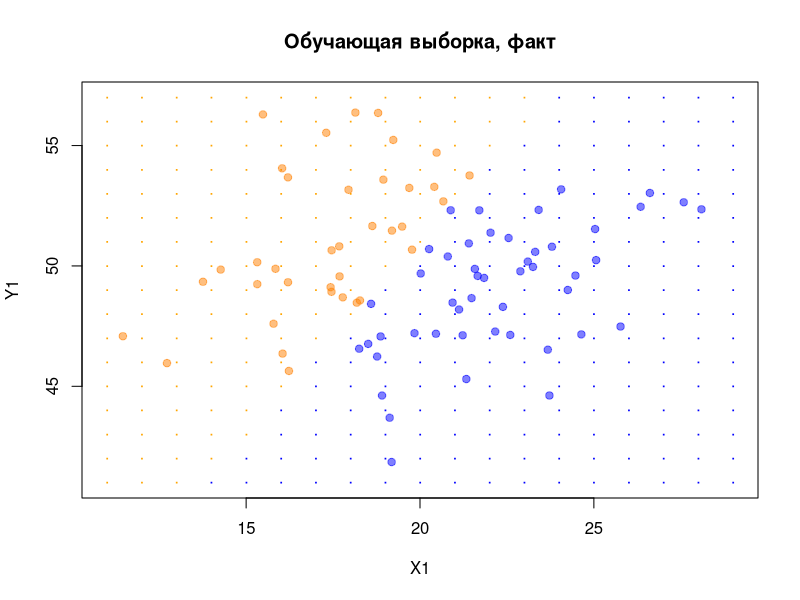
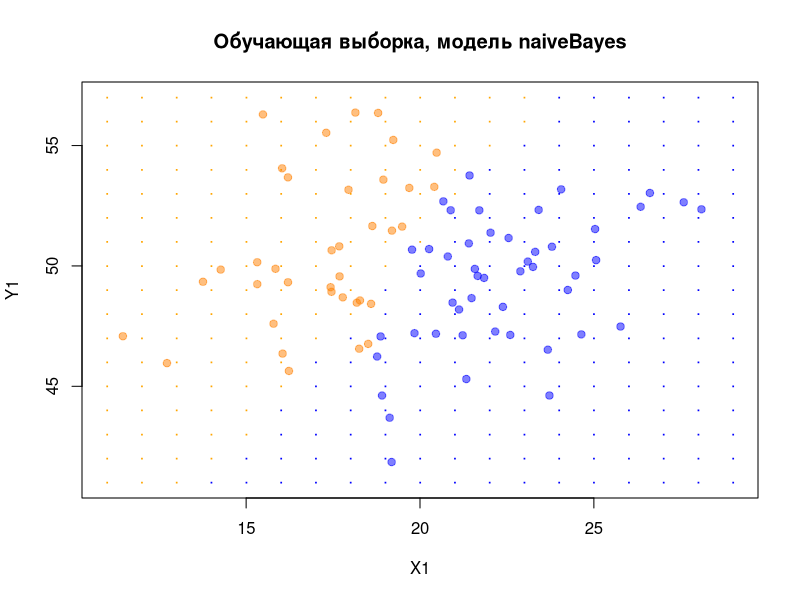
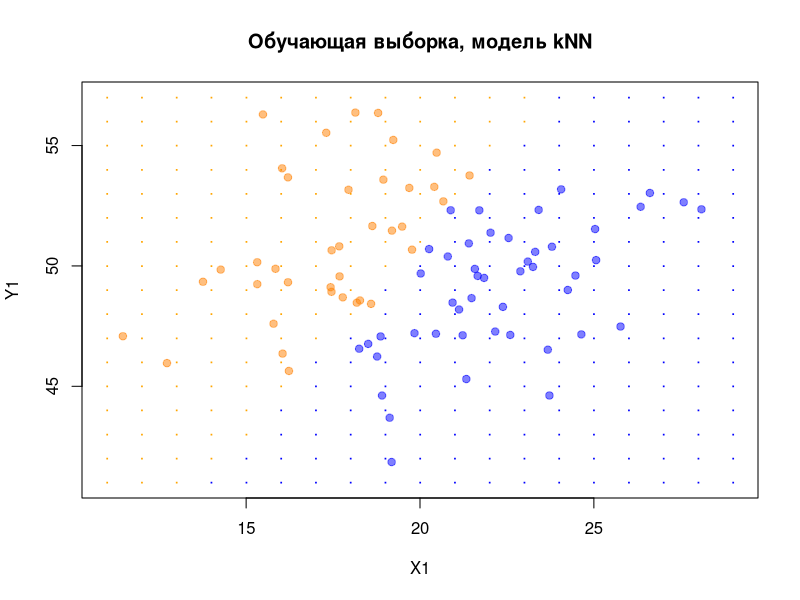

R code for these plots, in order:
# Estimate model precision for one descrete dependent variable (Y)
# Source: Course 'Math modeling' practical work, State University of Management, Moscow
# link: https://sites.google.com/a/kiber-guu.ru/r-practice/home

# in this example descrete data can be split by line

library('mlbench')
library('class')
library('car')
library('class')
library('e1071')
library('MASS')

# parameters
my.seed <- 123
n <- 100               # size of sample
train.percent <- 0.85

# x's are normaly distributed, two dimensional variables
set.seed(my.seed)
class.0 <- mvrnorm(45, mu = c(25, 49), Sigma = matrix(c(6, 0, 0, 3.4), 2, 2, byrow = T))

set.seed(my.seed + 1)
class.1 <- mvrnorm(65, mu = c(15, 51), Sigma = matrix(c(2, 0, 0, 6), 2, 2, byrow = T))

# Combine class.0 and class.1 into vectors
x1 <- c(class.0[, 1], class.1[, 1])
x2 <- c(class.0[, 2], class.1[, 2])
# фактические классы Y
y <- c(rep(0, nrow(class.0)), rep(1, nrow(class.1)))
# классы для наблюдений сетки
rules <- function(x1, x2){ ifelse(x2 < 1.6*x1 + 19, 0, 1) }


# Subset test data
set.seed(my.seed)
inTrain <- sample(seq_along(x1), train.percent*n)
x1.train <- x1[inTrain]
x2.train <- x2[inTrain]
x1.test <- x1[-inTrain]
x2.test <- x2[-inTrain]
# используем истинные правила, чтобы присвоить фактические классы
y.train <- y[inTrain]
y.test <- y[-inTrain]
# фрейм с обучающей выборкой
df.train.1 <- data.frame(x1 = x1.train, x2 = x2.train, y = y.train)
# фрейм с тестовой выборкой
df.test.1 <- data.frame(x1 = x1.test, x2 = x2.test)

# Generate data set
set.seed(my.seed)
x1 <- rnorm(20, 3.7, n = n)

set.seed(my.seed + 1)
x2 <- rnorm(50, 3.3, n = n)

# Vector to subset train and test data
set.seed(my.seed)
inTrain <- sample(seq_along(x1), train.percent*n)

x1.train <- x1[inTrain]
x2.train <- x2[inTrain]

x1.test <- x1[-inTrain]
x2.test <- x2[-inTrain]

# Create descrete parameter according to given function
y.train <- rules(x1.train, x2.train)
y.test <- rules(x1.test, x2.test)
# Table with train data
df.train.1 <- data.frame(x1 = x1.train, x2 = x2.train, y = y.train)
df.train.1
# Table with test data
df.test.1 <- data.frame(x1 = x1.test, x2 = x2.test)
df.test.1

### PLOT
# Рисуем обучающую выборку графике ---------------------------------------------
# для сетки (истинных областей классов): целочисленные значения x1, x2
x1.grid <- rep(seq(floor(min(x1)), ceiling(max(x1)), by = 1),
               ceiling(max(x2)) - floor(min(x2)) + 1)
x2.grid <- rep(seq(floor(min(x2)), ceiling(max(x2)), by = 1),
               each = ceiling(max(x1)) - floor(min(x1)) + 1)
# классы для наблюдений сетки
y.grid <- rules(x1.grid, x2.grid)
# фрейм для сетки
df.grid.1 <- data.frame(x1 = x1.grid, x2 = x2.grid, y = y.grid)
# цвета для графиков
cls <- c('blue', 'orange')
cls.t <- c(rgb(0, 0, 1, alpha = 0.5), rgb(1,0.5,0, alpha = 0.5))
# график истинных классов
plot(df.grid.1$x1, df.grid.1$x2, 
     pch = '·', col = cls[df.grid.1[, 'y'] + 1],
     xlab = 'X1', ylab = 'Y1',
     main = 'Обучающая выборка, факт')
# точки фактических наблюдений
points(df.train.1$x1, df.train.1$x2,
       pch = 21, bg = cls.t[df.train.1[, 'y'] + 1], 
       col = cls.t[df.train.1[, 'y'] + 1])

### 1. Build model using naive Bayes method
# Байесовский классификатор ----------------------------------------------------
#  наивный байес: непрерывные объясняющие переменные
# строим модель
nb <- naiveBayes(y ~ ., data = df.train.1)
# получаем модельные значения на обучающей выборке как классы
y.nb.train <- ifelse(predict(nb, df.train.1[, -3], 
                             type = "raw")[, 2] > 0.5, 1, 0)
# график истинных классов
plot(df.grid.1$x1, df.grid.1$x2, 
     pch = '·',  col = cls[df.grid.1[, 'y'] + 1], 
     xlab = 'X1', ylab = 'Y1',
     main = 'Обучающая выборка, модель naiveBayes')
# точки наблюдений, предсказанных по модели
points(df.train.1$x1, df.train.1$x2, 
       pch = 21, bg = cls.t[y.nb.train + 1], 
       col = cls.t[y.nb.train + 1])

# матрица неточностей на обучающей выборке
tbl <- table(y.train, y.nb.train)
tbl

# точность, или верность (Accuracy)
Acc <- sum(diag(tbl)) / sum(tbl)
Acc

# As we can see Naive Bayes can ideally split classes in this case
# Lets forcast test samples
# прогноз на тестовую выборку
y.nb.test <- ifelse(predict(nb, df.test.1, type = "raw")[, 2] > 0.5, 1, 0)
# матрица неточностей на тестовой выборке
tbl <- table(y.test, y.nb.test)
tbl
# точность, или верность (Accuracy)
Acc <- sum(diag(tbl)) / sum(tbl)
Acc

### 2. Build kNN model for k=3
# Метод kNN --------------------------------------------------------------------
#  k = 3
# строим модель и делаем прогноз
y.knn.train <- knn(train = scale(df.train.1[, -3]), 
                   test = scale(df.train.1[, -3]),
                   cl = df.train.1$y, k = 3)
# график истинных классов
plot(df.grid.1$x1, df.grid.1$x2, 
     pch = '·', col = cls[df.grid.1[, 'y'] + 1],
     xlab = 'X1', ylab = 'Y1',
     main = 'Обучающая выборка, модель kNN')
# точки наблюдений, предсказанных по модели
points(df.train.1$x1, df.train.1$x2, 
       pch = 21, bg = cls.t[as.numeric(y.knn.train)], 
       col = cls.t[as.numeric(y.knn.train)])
# матрица неточностей на обучающей выборке
tbl <- table(y.train, y.knn.train)
tbl
# точность (Accuracy)
Acc <- sum(diag(tbl)) / sum(tbl)
Acc

# прогноз на тестовую выборку
y.knn.test <- knn(train = scale(df.train.1[, -3]), 
                  test = scale(df.test.1[, -3]),
                  cl = df.train.1$y, k = 3)
# матрица неточностей на тестовой выборке
tbl <- table(y.test, y.knn.test)
tbl

# точность (Accuracy)
Acc <- sum(diag(tbl)) / sum(tbl)
Acc
